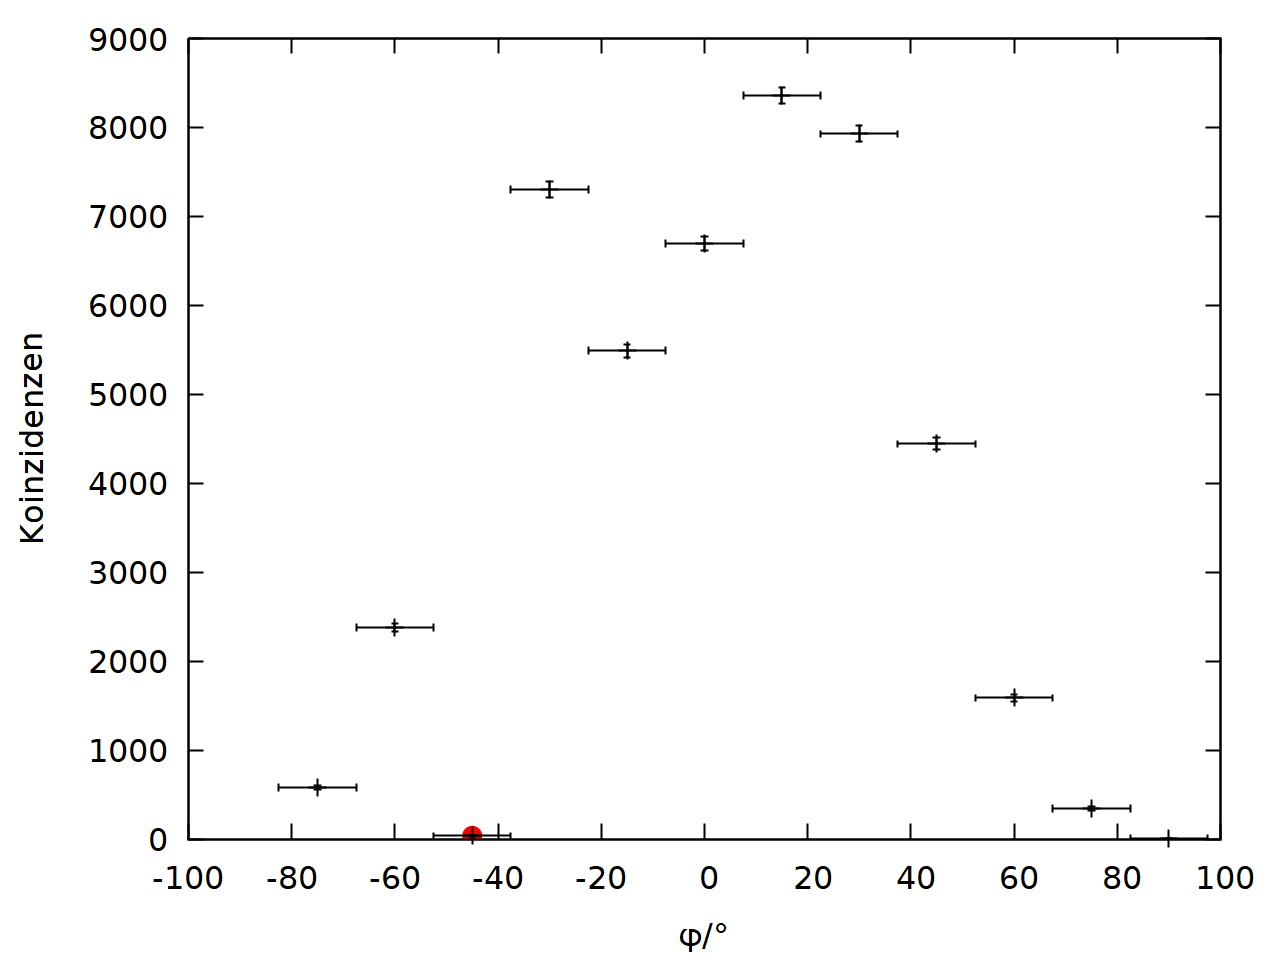

Write gnuplot code to recreate this figure.
reset
#set terminal postscript eps enhanced size 8in,6in  fontscale 2 linewidth 2
#set pointsize 3
#set title "Hg-Lampe"
set term pngcairo size 1280,960 fontscale 2 linewidth 2
set bars 0.5
show bars
set pointsize 3
set decimalsign ','


set ylabel "Koinzidenzen"
set xlabel "{/Symbol f}/°"
set key right top

set object circle at first -45,37 radius char 0.5 \
    fillcolor rgb 'red' fillstyle solid noborder

set output "winkel3.png"
plot "winkel3.txt" using 3:5:4:6 with xyerrorbars notitle lt rgb "black"


set ylabel "Koinzidenzen"
set xlabel "cos^2{/Symbol f}"
set key right bottom
set xrange [-0.1:1.1]
f(x) = a*x + b
a=7800
b=-150
fit f(x) "winkel2.txt" using 7:5:8:6 xyerrors via a,b

set output "winkel3_cos.png"
plot "winkel3.txt" using 7:5:8:6 with xyerrorbars notitle lt rgb "black",\
	f(x) title "Regr." lt rgb "black"

	
set ylabel "Koinzidenzen"
set xlabel "{/Symbol f}/°"
set key right top
unset xrange

set object circle at first -45,37 radius char 0.5 \
    fillcolor rgb 'red' fillstyle solid noborder

set output "winkel3_ges.png"
plot "winkel3.txt" using 3:5:4:6 with xyerrorbars notitle lt rgb "black",\
	a*cos(x/180*pi)**2 + b title "Regr." lt rgb "black"
